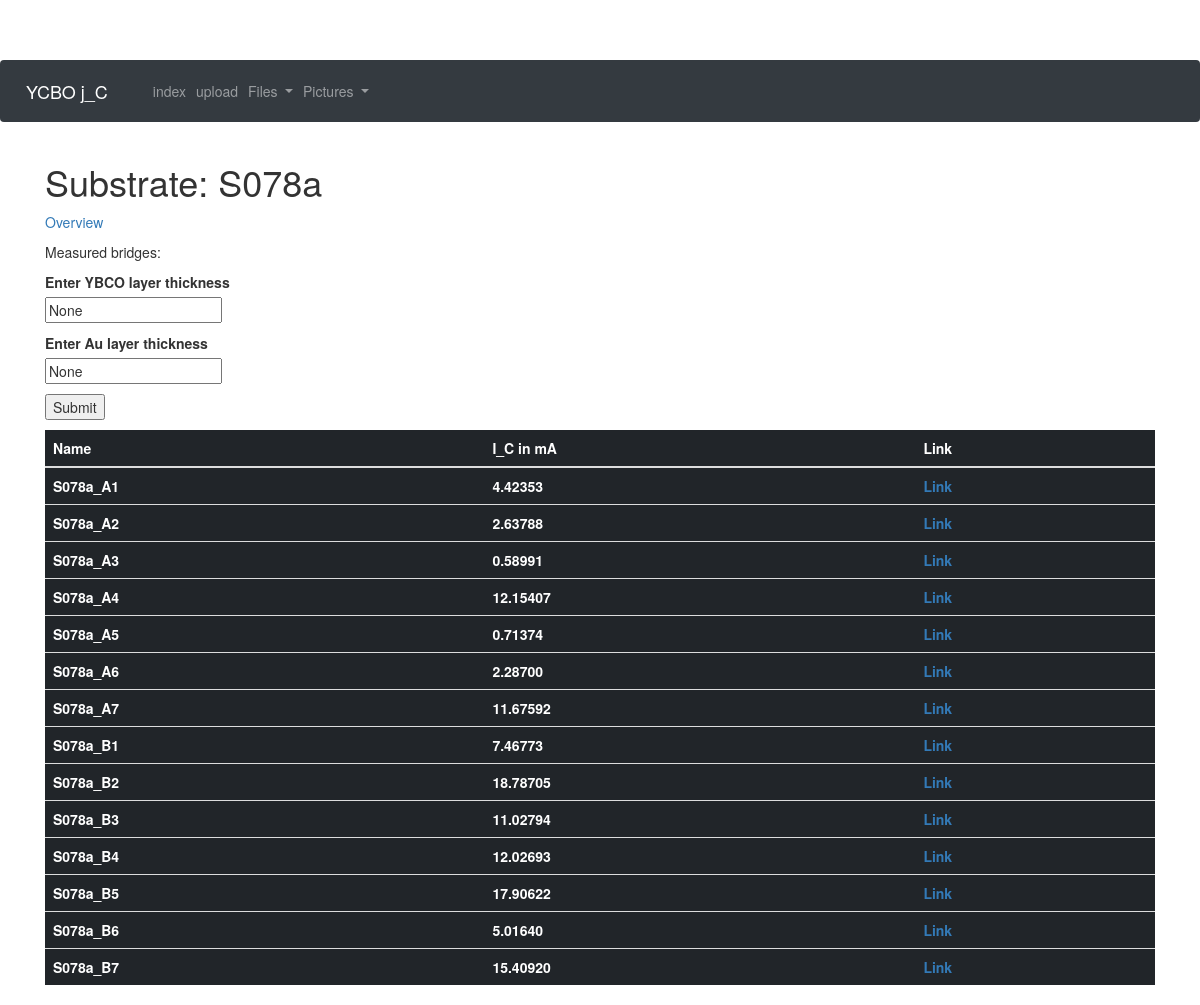
The page /substrate/S078a on the database its author committed.
### app/models.py (models this page shows, shortened)
class Substrate(db.Model):
    id = db.Column(db.Integer, primary_key = True)
    substratename = db.Column(db.String(32))
    Au_layer = db.Column(db.Integer)
    YBCO_layer = db.Column(db.Integer)
    bridges = db.relationship("Bridge", backref = "substrate", lazy="dynamic")

class Bridge(db.Model):
    id = db.Column(db.Integer, primary_key = True)
    substrate_id = db.Column(db.Integer, db.ForeignKey("substrate.id"))
    bridgename = db.Column(db.String(32))
    j_C = db.Column(db.Float)
    res = db.Column(db.Float)
    bridgewitdh = db.Column(db.Float)
    documents = db.relationship("Document", backref = "bridge", lazy = "dynamic")
    pictures = db.relationship("Picture", backref = "bridge", lazy = "dynamic")

### app/routes.py (the view)
@app.route("/substrate/<substratename>", methods=["POST","GET"])
def substrate(substratename):
    substrate = Substrate.query.filter_by(substratename=substratename).first_or_404()
    form = SubstrateEditForm()
    form.YBCO_layer.default = substrate.YBCO_layer
    form.Au_layer.default = substrate.Au_layer
    if request.method =="POST":
        if form.submit_layer.data:
            substrate.YBCO_layer = form.YBCO_layer.data
            substrate.Au_layer = form.Au_layer.data
            db.session.add(substrate)
            db.session.commit()
    return render_template("substrate.html", substrate = substrate, form = form)

### app/forms.py
class SubstrateEditForm(FlaskForm):
    YBCO_layer = StringField("Enter YBCO layer thickness")
    Au_layer = StringField("Enter Au layer thickness")
    submit_layer = SubmitField("Submit")

### app/templates/substrate.html (shortened to what this page needs)
{% extends "base.html" %}
{% block content %}
<h1>Substrate: {{substrate.substratename}}</h1>
<p><a href="{{url_for('index')}}">Overview</a></p>
<p>Measured bridges:<p>
<form action="" method="post">
  <p>
    {{ form.YBCO_layer.label }}<br>
    {{ form.YBCO_layer(value=form.YBCO_layer.default) }}
  </p>
  <p>
    {{ form.Au_layer.label }}<br>
    {{ form.Au_layer(value=form.Au_layer.default) }}
  </p>
  <p>{{ form.submit_layer() }}</p>
</form>
<table class="table table-dark">
  <thead>
    <tr>
      <th scope="col">Name</th>
      <th scope="col">I_C in mA</th>
      <th scope="col">Link</th>
    </tr>
  </thead>
  <tbody>
    {% for bridge in substrate.bridges.all() %}
    <tr>
      <th scope="row">{{ bridge.bridgename }}</th>
      <th>{% if bridge.j_C %}{{ "%.5f"%bridge.j_C }}{% else %}Unknown{% endif %}</th>
      <th><a href="{{url_for('bridge', bridgename = bridge.bridgename) }}">Link</a></th>
    </tr>
    {% endfor %}
  </tbody>
</table>
{% endblock %}

### app/templates/base.html (style rules this page uses)
body { padding-top: 60px; }

### rows shown on the page
Substrate: substratename "S078a"
Bridge: bridgename "S078a_A1", j_C "4.42353"
Bridge: bridgename "S078a_A2", j_C "2.63788"
Bridge: bridgename "S078a_A3", j_C "0.58991"
Bridge: bridgename "S078a_A4", j_C "12.15407"
Bridge: bridgename "S078a_A5", j_C "0.71374"
Bridge: bridgename "S078a_A6", j_C "2.28700"
Bridge: bridgename "S078a_A7", j_C "11.67592"
Bridge: bridgename "S078a_B1", j_C "7.46773"
Bridge: bridgename "S078a_B2", j_C "18.78705"
Bridge: bridgename "S078a_B3", j_C "11.02794"
Bridge: bridgename "S078a_B4", j_C "12.02693"
Bridge: bridgename "S078a_B5", j_C "17.90622"
Bridge: bridgename "S078a_B6", j_C "5.01640"
Bridge: bridgename "S078a_B7", j_C "15.40920"
